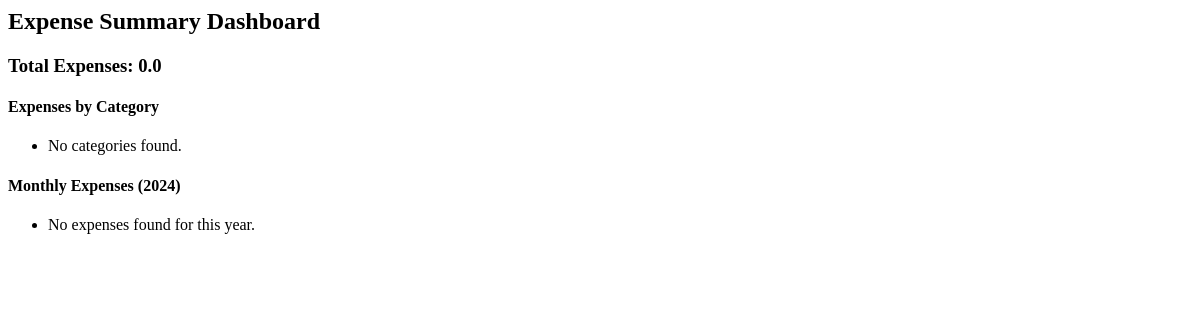
Page /dashboard/ (signed in) on the earlier database version.
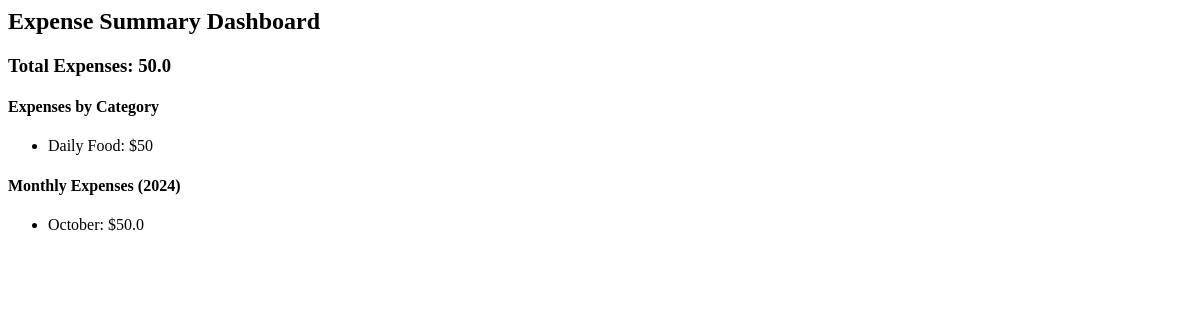
Same page on the later database version.
### expenses/models.py (models this page shows, shortened)
class Category(models.Model):
    user = models.ForeignKey(User, on_delete=models.CASCADE)
    name = models.CharField(max_length=100)
    slug = models.SlugField(unique=True, editable=False)

### expenses/views.py (the view)
# urls.py: path('dashboard/', views.summary_dashboard, name='dashboard'),
def summary_dashboard(request):
    expenses = Expense.objects.filter(user=request.user)
    total_expenses = expenses.aggregate(total=Sum('amount'))['total'] or 0
    category_summaries = expenses.values('category__name').annotate(total=Sum('amount'))
    current_year = datetime.datetime.now().year
    monthly_expenses = defaultdict(float)
    for expense in expenses.filter(date__year=current_year):
        month = expense.date.strftime('%B')  # Get month name (e.g., 'January')
        monthly_expenses[month] += float(expense.amount)  # Convert to float to avoid type issues
    context = {
        'total_expenses': float(total_expenses),  # Convert total to float for consistency
        'category_summaries': category_summaries,
        'monthly_expenses': dict(monthly_expenses),  # Convert to dict for easy template use
        'current_year': current_year,
    }
    return render(request, 'dashboard.html', context)

### expenses/templates/dashboard.html
<h2>Expense Summary Dashboard</h2>
<div>
    <h3>Total Expenses: {{ total_expenses }}</h3>
    <h4>Expenses by Category</h4>
    <ul>
        {% for summary in category_summaries %}
        <li>{{ summary.category__name }}: ${{ summary.total }}</li>
        {% empty %}
        <li>No categories found.</li>
        {% endfor %}
    </ul>
    <h4>Monthly Expenses ({{ current_year }})</h4>
    <ul>
        {% for month, total in monthly_expenses.items %}
        <li>{{ month }}: ${{ total }}</li>
        {% empty %}
        <li>No expenses found for this year.</li>
        {% endfor %}
    </ul>
</div>

Differences in the rows shown:
now on this page (row edited): Category: category__name "Daily Food", total "50"
Other differences:
{{ total_expenses }}: "0.0" → "50.0"
new list line: "October : $ 50.0"
text no longer shown: "No categories found. No expenses found for this year."
